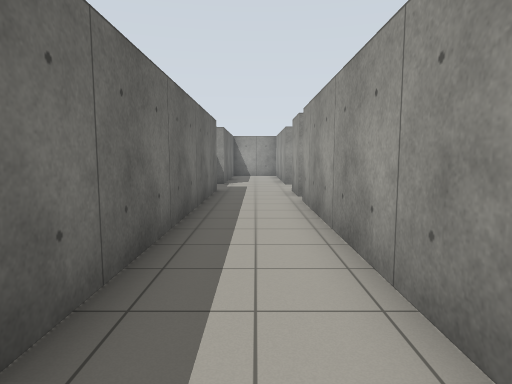
View 1 (above)

19 first-person views from a walk through a world built for the Gazebo simulator. The camera is 1.2 m above the floor, tilts 6° down and sees 75° across. The floor is counted in squares, 1 m on a side. Each view is taken from the middle of a square. On the plan, view 1 faces up. The plan holds only what a view shows up to about 13 squares ahead; the rest is blank.

View 2
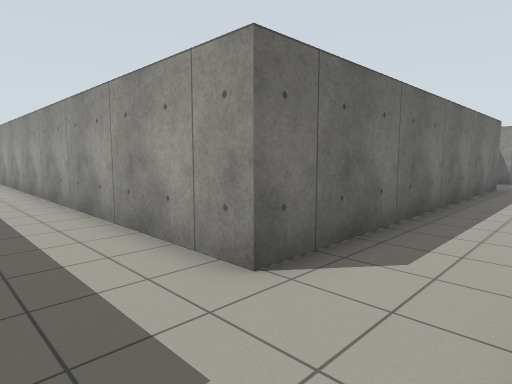

View 3
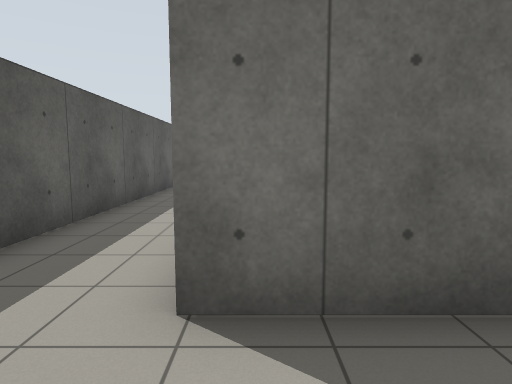

View 4
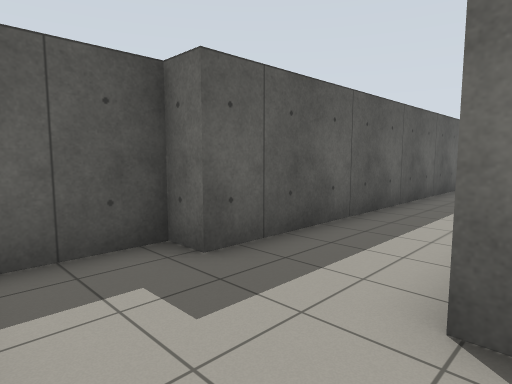

View 5
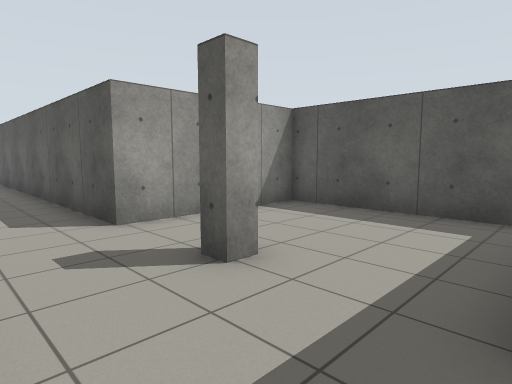

View 6
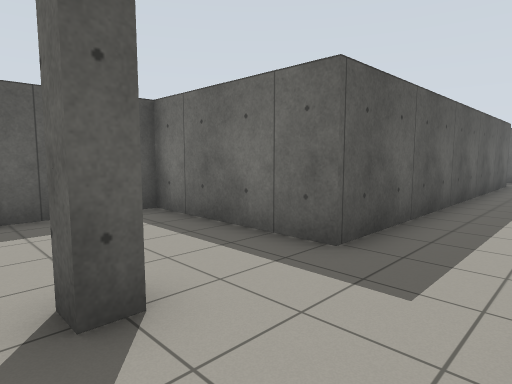

View 7
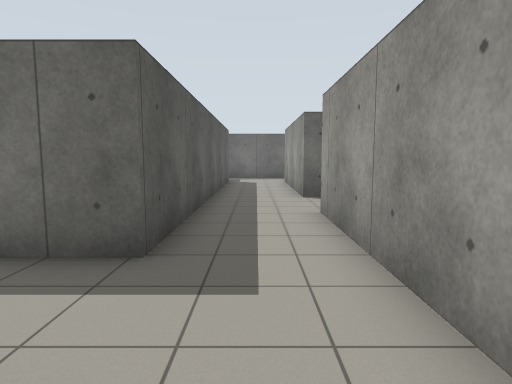

View 8
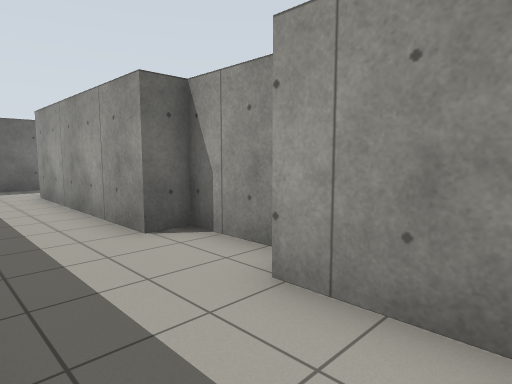

View 9
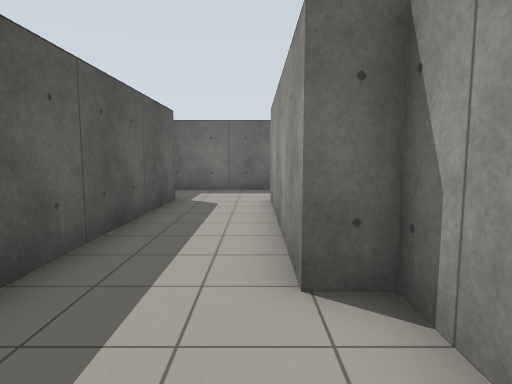

View 10
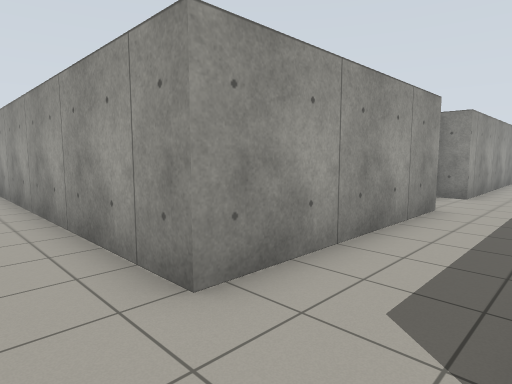

View 11
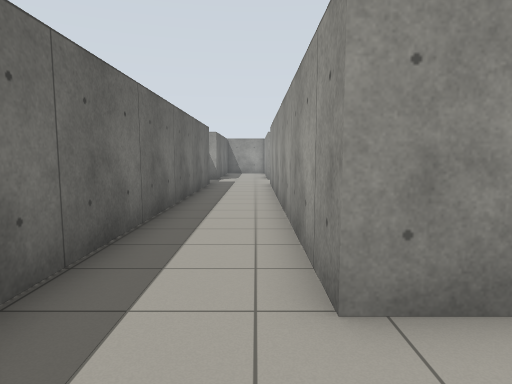

View 12
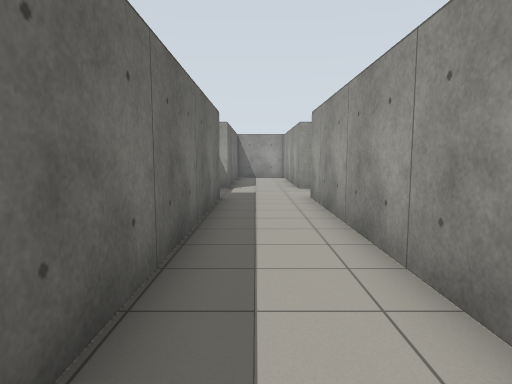

View 13
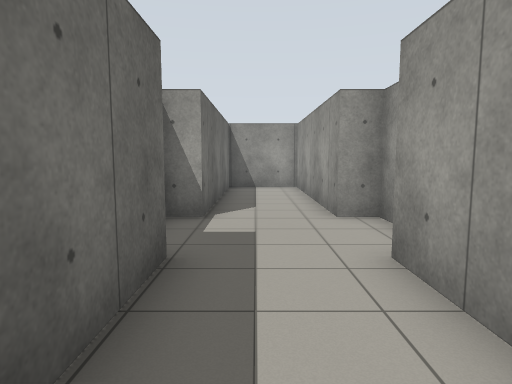

View 14
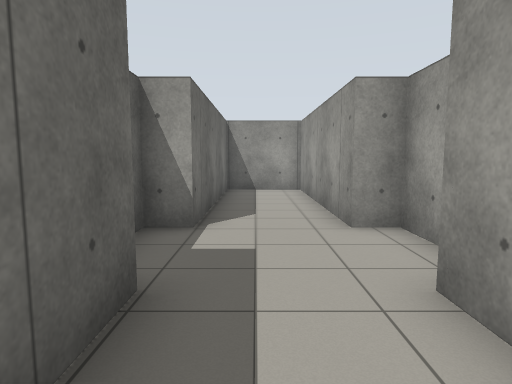

View 15
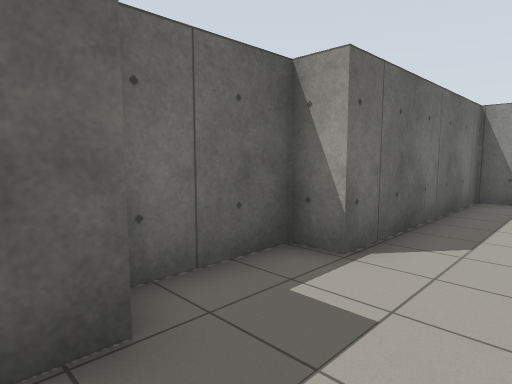

View 16
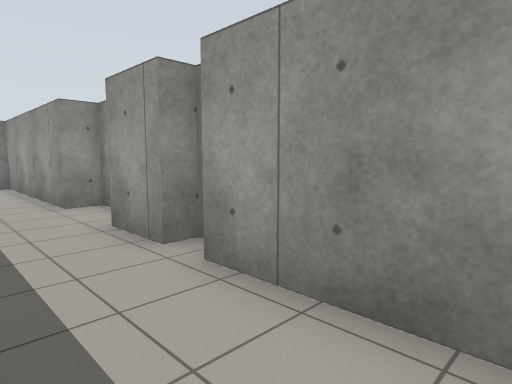

View 17
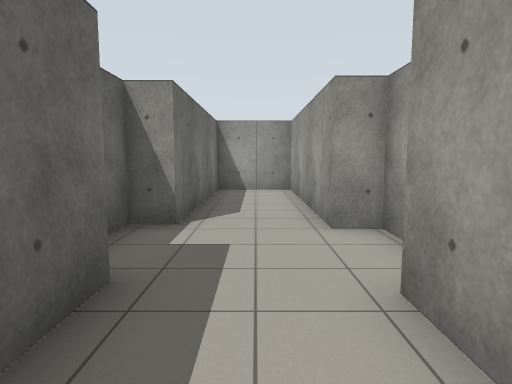

View 18
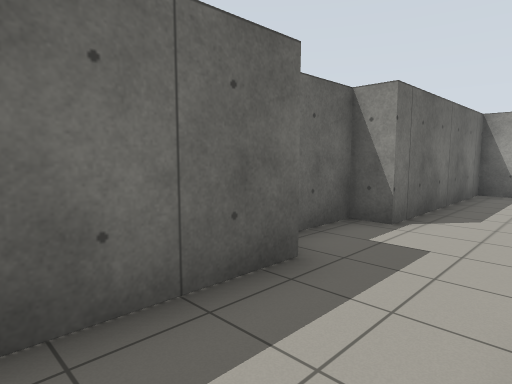

View 19
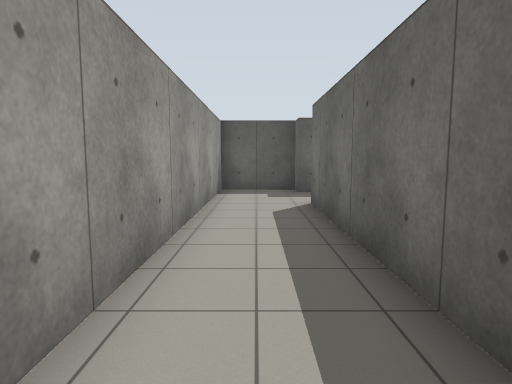

### Floor plan
Points are (right, up) in squares from view 1. A wall is a line through its corners. A room is listed if a view was taken in it or the views show most of it. See-through windows are left out.
Room 1 (views 1, 2, 3, 4, 5, 6, 7, 8, 9, 10, 11, 12, 13, 14, 15, 16, 17, 18, 19)
walls: (-17.6, -0.6) (-23.2, -0.6) (-23.2, 0.3); (-17.2, -3.9) (-17.2, -3.4) (-16.7, -3.4) (-16.7, -4); (-14.2, -5.2) (-14.2, -3.4) (-1.4, -3.4) (-1.4, -4.2) (1.3, -4.2) (1.3, 9.3); (-23.9, 0.3) (-25.9, 0.3) (-25.9, -0.6) (-32.4, -0.6) (-32.4, 12); (-32.6, -3.3) (-19.9, -3.4) (-19.9, -8.2) (-14.2, -8.2) (-14.2, -6.9); (-1.4, 12.3) (-1.4, -0.6) (-15.1, -0.6); (2, 10.1) (1.3, 10.1) (1.3, 11.9); (-31.5, 13.4) (-31.5, 14.6) (-32.4, 14.6) (-32.4, 21.2) (-35.1, 21.2) (-35.1, 14.6) (-35.9, 14.6) (-35.9, 12.3); (2.1, 13.6) (2.1, 14.6) (1.3, 14.6) (1.3, 21.2) (-1.4, 21.2) (-1.4, 14.8) (-2.3, 14.8) (-2.3, 13.1); (-35.1, 12) (-35.1, -4)

Where each view was taken, in squares from view 1:
view 1: 0 up, 0 right, facing up
view 2: 3 down, 1 right, facing up-left
view 3: 0 up, 1 right, facing left
view 4: 0 up, 1 right, facing down-left
view 5: 1 down, 20 left, facing down-right
view 6: 1 down, 16 left, facing down-left
view 7: 2 down, 16 left, facing left
view 8: 3 down, 21 left, facing up-left
view 9: 1 down, 23 left, facing left
view 10: 3 down, 34 left, facing up-right
view 11: 3 down, 33 left, facing up
view 12: 2 up, 34 left, facing up
view 13: 8 up, 34 left, facing up
view 14: 9 up, 34 left, facing up
view 15: 11 up, 33 left, facing up-left
view 16: 6 up, 1 left, facing up-right
view 17: 9 up, 0 right, facing up
view 18: 9 up, 1 right, facing up-left
view 19: 8 up, 0 right, facing down
